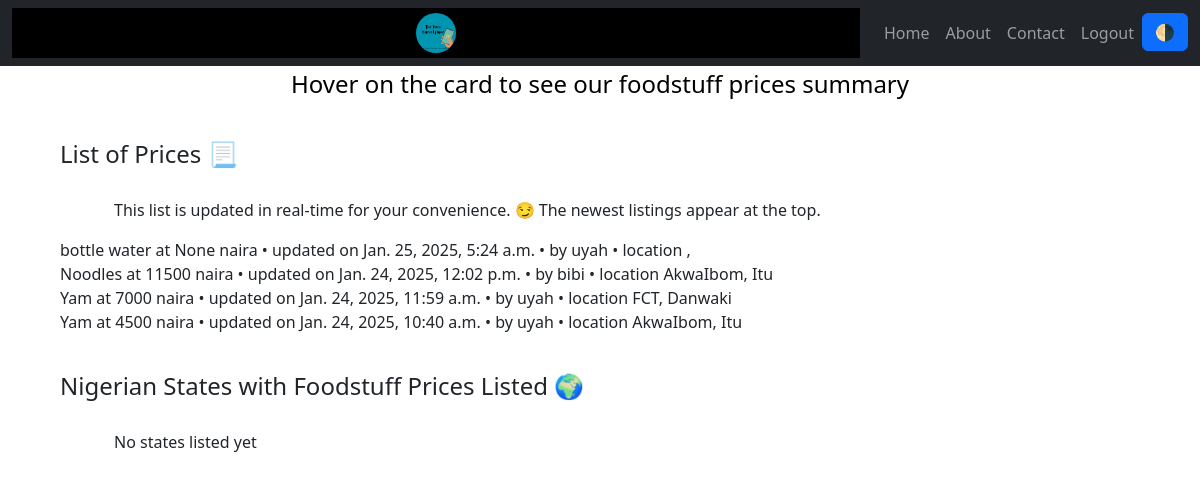
Screenshot of /prices/ (signed in) with the database file from the repository.
### Main/models.py (models this page shows, shortened)
class Price(models.Model):
    foodstuff = models.CharField(max_length=100, blank=False, verbose_name='foodstuff')
    price = models.IntegerField(null=True, blank=True, verbose_name='price')  # Use blank=True for optional price
    description = models.CharField(max_length=100, blank=True, verbose_name='description')
    market_store_name = models.CharField(max_length=100, blank=True, verbose_name='market or store name')
    created_at = models.DateTimeField(auto_now_add=True, verbose_name='created_at')
    author = models.ForeignKey(User, on_delete=models.CASCADE, verbose_name='author')
    state = models.CharField(max_length=100, blank=True, verbose_name='state')
    lga = models.CharField(max_length=100, blank=True, verbose_name='local government area')

### Main/views.py (the view)
# urls.py: path('prices/', views.prices, name="prices"),
@login_required
def prices(request):
    prices = Price.objects.all().order_by('-id')
    return render(request, 'price_page.html/', {'prices': prices})

### Main/templates/price_page.html (shortened to what this page needs)
{% extends "master.html" %}
{% block content %}
{% load static %}
<!DOCTYPE html>
<html>
<head>
</head>
<body>
<div class="flip-card">
    <div class="flip-card-inner">
        <div class="flip-card-front">
        <h4>Hover on the card to see our foodstuff prices summary</h4>
        </div>
        <div class="flip-card-back">
            <div id="summary"></div>
        </div>
    </div>
</div>
<h4>List of Prices 📃</h4>
<p>This list is updated in real-time for your convenience. 😏 The newest listings appear at the top.</p>
{% for price in prices %}
    <article class='list'>
        {{ price.foodstuff }} at {{ price.price }} naira • updated on {{ price.created_at }} • by {{ price.author }} • location {{ price.state }}, {{ price.lga }}
    </article>
{% endfor %}
<p></p>
<h4>Nigerian States with Foodstuff Prices Listed 🌍</h4>
{% for location in locations %}
    {{ location.state }}</br>
{% empty %}
    <p>No states listed yet</p>
{% endfor %}
</body>
</html>
{% endblock %}

### Main/templates/master.html (shortened to what this page needs)
{% load static %}
<!DOCTYPE html>
<html lang="en">
<head>
  <link href="https://cdn.jsdelivr.net/npm/bootstrap@5.3.3/dist/css/bootstrap.min.css" rel="stylesheet">
</head>
<body>
<nav class="navbar navbar-expand-sm bg-dark navbar-dark fixed-top">
  <div class="container-fluid">
    <a class="navbar-brand" href="{%static 'img/the-price-marketplace.png' %}" style="float: left;">
        <img src="{%static 'img/the-price-marketplace.png' %}" alt="Logo" style="width: 40px;" class="rounded-pill">
    </a>
    <div class="collapse navbar-collapse" id="collapsibleNavbar">
      <ul class="navbar-nav">
        <li class="nav-item">
          <a class="nav-link" href="{% url 'main' %}">Home</a>
        </li>
        <li class="nav-item">
          <a class="nav-link" href="{% url 'about' %}">About</a>
        </li>
        <li class="nav-item">
          <a class="nav-link" href="{% url 'contact' %}">Contact</a>
        </li>
        <li class="nav-item">
            <form action="{% url 'logout' %}" method="post" class="d-inline">
              <button type="submit" class="nav-link btn btn-link">Logout</button>
            </form>
        </li>
        <li class="nav-item">
            <button class="btn btn-primary" onclick=myFunction()>🌗</button>
        </li>
      </ul>
    </div>
  </div>
</nav>
{% block content %}
{% endblock %}
</body>
</html>

### Main/templates/master.html (style rules this page uses)
body { padding-right: 5%; padding-left: 5%; padding-bottom: 10%; }
a { display: inline-block; color: white; background-color: #000; text-align: center; cursor: pointer; width: 100%; font-size: 18px; }
p { padding-top: 2%; padding-left: 5%; padding-right: 5%; }

### Main/templates/price_page.html (style rules this page uses)
.flip-card { display: flex; text-align: center; justify-content: center; align-items: center; background-color: transparent; padding-top: 70px; padding-bottom: 70px; width: 100%; height: auto; perspective: 1000px; }
.flip-card-inner { position: relative; width: 100%; height: 100%; text-align: center; transition: transform 1s; transform-style: preserve-3d; box-shadow: 0 4px 8px 0 rgba(0,0,0,0.2); }
.flip-card-front, .flip-card-back { position: absolute; width: 100%; height: 100%; -webkit-backface-visibility: hidden; backface-visibility: hidden; }
.flip-card-front { background-color: white; color: black; }
.flip-card-back { background-color: white; color: black; transform: rotateY(180deg); }

### rows the page displays
Price: foodstuff "bottle water", price "None", created_at "Jan. 25, 2025, 5:24 a.m.", author "uyah"
Price: foodstuff "Noodles", price "11500", created_at "Jan. 24, 2025, 12:02 p.m.", author "bibi", state "AkwaIbom", lga "Itu"
Price: foodstuff "Yam", price "7000", created_at "Jan. 24, 2025, 11:59 a.m.", author "uyah", state "FCT", lga "Danwaki"
Price: foodstuff "Yam", price "4500", created_at "Jan. 24, 2025, 10:40 a.m.", author "uyah", state "AkwaIbom", lga "Itu"
